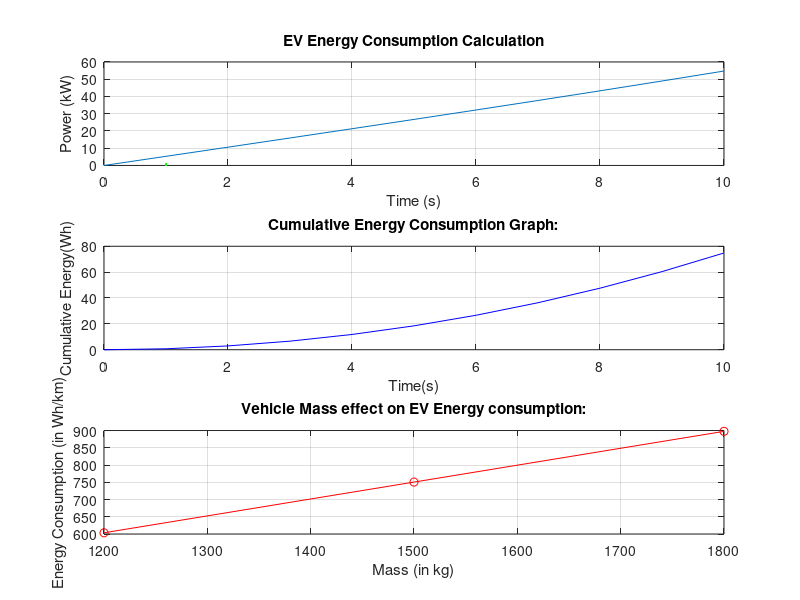
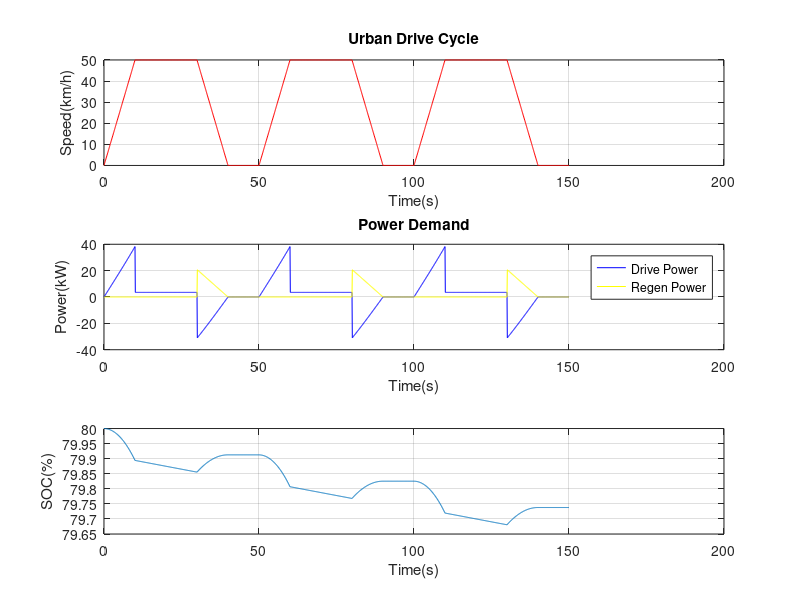

These charts were generated, in order, by the following MATLAB code:
clc;       %clears command window
clear;     %clears workspace variables
close all; %closes all figures

%% PART ONE:

%% Vehicle Parameters
m = 1800;   %Vehicle mass in kg
g = 9.81;   %Gravity in m/s^2
Crr = 0.01; %Rolling resistance coefficient
rho = 1.225;%Air density in kg/m^3
Cd = 0.29;  %Drag coefficient
A = 2.2;    %Frontal area in m^2

%% Time Settings
t = 0:1:10; %time in seconds from 0 to 10 (step=1s) | vector creation

%MATLAB loves vectors

%% Speed Profile
v_kmph = linspace(0,60,length(t));  %Speed in kmph
v = v_kmph / 3.6;                   %Velocity in m/s (3.6 = conversion from kmph to m/s)

%% Compute Acceleration (Numerical Method)
% a = dv/dt;

dt = t(2) - t(1);   %Time step
a = diff(v)/dt;     %diff() is numerical differentiation. Also diff() reduces the vector length 

% When using numerical differentiation in MATLAB, acceleration must be divided by the time step to preserve physical correctness.
% Reducing the acceleration time increases vehicle acceleration, which increases tractive force demand. Since power is the product of force and velocity, the peak power requirement increases significantly for shorter acceleration times.
a(end+1) = a(end);  %Fixes the reducing vector length prob with this code line

%% Compute all Forces (Vectorized)
Frr = m*g*Crr;                %Rolling resistance force (constant)
Faero = 0.5*rho*Cd*A.*v.^2;   %Aerodynamic force (vector)
Facc = m.*a;                  %Acceleration (Inertial) Force

%**Note**: .* is element-wise multiplication and .^ is element-wise square 

%% Power Calculation
Ftotal = Frr+Faero+Facc;   %Total tractive force
P = Ftotal.*v;             %Power Demand (W)

%% Graph Plot between Time(s) and Power(kW)
figure;
subplot(3,1,1);
plot(t, P/1000, LineWidth=0.5,Color="g");
xlabel('Time (s)');
ylabel('Power (kW)');
title('EV Energy Consumption Calculation');
grid on;
hold on;

%% PART TWO:

%% Energy Calculation (1Wh = 3600J)
E_J = trapz(t, P);    %Energy in Joules; Trapezoidal numerical integration of Time and Power data
E_Wh = E_J/3600;      %Conversion of Energy from Joules to Watt-hour

%% Distance Calculation
dist_m = trapz(t, v);    %Distance in m
dist_km = dist_m / 1000; %Distance converted from m to km

%% Energy Consumption
E_Wh_per_km = E_Wh/dist_km; %Energy consumption in Wh/km


%% Energy vs Time Plot
E_ce = cumtrapz(t, P)/3600;    %Cumulative energy calculation using cumulative trapezoidal numerical integration

subplot(3,1,2)
plot(t, E_ce, 'LineWidth',0.5,'Color','b');
xlabel('Time(s)');
ylabel('Cumulative Energy(Wh)');
title('Cumulative Energy Consumption Graph:');
grid on;
hold on;

%% PART THREE:

%% Parameteric Sensitivity Analysis
mass_arr = [1200, 1500, 1800];                   %Masses in kg

%Never grow arrays inside the loop, preallocate it.
%Hence:

E_Wh_per_km_arr = zeros(length(mass_arr),1);     %zeros(length(x),n) has been used to make the code run faster, as the zeros means that it preallocate the zeros initially to estimate the required space for the values.


%% Loop Over Mass Values
for i = 1:length(mass_arr)         

    m = mass_arr(i);               %Updating the mass values (in kg)

    %Forces
    Frr = m*g*Crr;               
    Faero = 0.5*rho*Cd*A.*v.^2;   
    Facc = m.*a;
    Ftotal = Frr+Faero+Facc;

    %Power Calculation
    P = Ftotal.*v;

    %Energy Consumption in Joules
    E_Wh = trapz(t, P)/3600;

    %Distance Travelled in kms
    dist_km = trapz(t, v)/1000;

    %Energy Consumption in Wh/km
    E_Wh_per_km_arr(i) = E_Wh/dist_km;
end

%% Plotting the Sensitivity

subplot(3,1,3);
plot(mass_arr, E_Wh_per_km_arr, '-o', 'LineWidth',0.5,'Color','r');
xlabel('Mass (in kg)');
ylabel('Energy Consumption (in Wh/km)');
title('Vehicle Mass effect on EV Energy consumption:');
grid on;

%% Definfing the Urban-Drive Cycle
dt = 0.1;                                   %Time step in s
t = 0:dt:150;                               %Time from 0 to 150s with dt amount of time step
v = zeros(size(t));                         %Velocity with preallocation

for i=1:length(t)
    tau = mod(t(i),50);                     %mod is used to reset the time after every end of the drive cycle (50s)

    if tau <= 10                            %Acceleration Phase
        v(i) = (50/3.6)*(tau/10);           %Velocity time relation or linear acceleration (v=vmax*(current time/total accel time))
                                            %(50/3.6) is to convert from km/h to m/s and (tau/10) is to normalized the time 0 to 1
    elseif tau <= 30                        %Cruising Phase
        v(i) = (50/3.6);
    elseif tau <= 40                        %Deceleration Phase
        v(i) = (50/3.6)*(1-(tau-30)/10);    %(tau-30): time since braking started
                                            %Divided by 10 to normalize the braking time
                                            %1-(.....): speed reduces from 1 to 0
    else 
        v(i) = 0;                           %Vehicle stops
    end

end

%% Acceleration, Forces and Power
a = [0 diff(v)/dt];

Frr = m*g*Crr;
Faero = 0.5*rho*Cd*A.*v.^2;
Facc = m.*a;

Ftotal = Frr+Faero+Facc;

P = Ftotal.*v;               %Mechanical Power (W)

E_Wh = trapz(t, P)/3600;

dist_km = trapz(t, v)/1000;

E_Wh_per_km_arr(i) = E_Wh/dist_km;

%% Urban Drive Cycle & Power Demand Graph Plots:
figure;

subplot(3,1,1)
plot(t, v*3.6, 'Color','r');
xlabel('Time(s)');
ylabel('Speed(km/h)');
title('Urban Drive Cycle');
grid on;
hold on;

%% PART FIVE:

%% Regenerative Braking Efficiency
regen_eff = 0.6; % 60% regen efficiency
P_regen_max = 30000; %30kW max regen Power

%% Core Logic of Regen Power Model
P_regen = zeros(size(P));

for i = 1:length(P)
    if a(i) < 0                                  % Deceleration only; Changed the Regen Physics logic from if P(i) < 0 to if a(i) < 0, because to ensure the regen physics the condition should be, **if accel is less than 0 or in negaitve which shows braking. This is more precise than previous to get precise results of SOC after regen.**
        P_inertia = m * a(i) * v(i);             % Inertial braking power

        if P_inertia < 0
            P_regen(i) = min(abs(P_inertia) * regen_eff, P_regen_max);
        end
    end
end
P_drive = P;                                                        %Assuming the values of P are 0 if they are less than 0
P_drive(P_drive < 0) = 0;


%% Battery Model: SOC Tracking
Batt_capacity = 50000;                      %50kWh
SOC = zeros(size(t));
SOC(1) = 0.8;                               % 80% initial SOC

for i = 2:length(t)
    E_drive = P_drive(i)*dt/3600;                 %Energy = Power x Time
    E_regen = P_regen(i)*dt/3600;           

    SOC(i) = SOC(i-1)...                    %States previous battery state, it starts from where the battery was in the last step
        -E_drive / Batt_capacity...         %This converts the energy used to the fraction of battery, reduces SOC
        +E_regen / Batt_capacity;         %This converts the recoverd energy and adds back to the battery, SOC increases
end


subplot(3,1,2);
plot(t, P/1000, 'Color','b');
hold on;
plot(t,P_regen/1000, 'Color','y');
xlabel('Time(s)');
ylabel('Power(kW)');
legend('Drive Power', 'Regen Power');
title('Power Demand');
grid on;
hold on;


subplot(3,1,3);
plot(t, SOC*100);
xlabel('Time(s)');
ylabel('SOC(%)');
grid on;

%% Displaying all the required results:

fprintf('\n===== FINAL NUMERICAL RESULTS =====\n');

fprintf('1. Total Energy Consumed (Urban Cycle): %.2f Wh\n', E_Wh);
fprintf('2. Total Distance Travelled (Urban Cycle): %.3f km\n', dist_km);
fprintf('3. Specific Energy Consumption: %.2f Wh/km\n', E_Wh/dist_km);

fprintf('4. Maximum Drive Power Demand: %.2f kW\n', max(P)/1000);
fprintf('5. Maximum Braking Power (Mechanical): %.2f kW\n', min(P)/1000);

fprintf('6. Maximum Available Regen Power (before cap): %.2f W\n', ...
        max(abs(P(P<0)) * regen_eff));

fprintf('7. Maximum Regen Power Limit: %.2f W\n', P_regen_max);

fprintf('8. Initial Battery SOC: %.2f %%\n', SOC(1)*100);
fprintf('9. Final Battery SOC: %.2f %%\n', SOC(end)*100);

fprintf('10. Net SOC Change: %.4f %%\n', (SOC(end)-SOC(1))*100);
fprintf('==================================\n');

%% Correct Regen Energy & Regen Percentage Calculation

% Total regenerated electrical energy (Wh)
E_regen_total = trapz(t, P_regen) / 3600;

% Total mechanical braking energy available (Wh)
E_brake_mech = trapz(t, abs(min(P,0))) / 3600;

% Regeneration effectiveness (% of braking energy recovered)
regen_percentage = (E_regen_total / E_brake_mech) * 100;

fprintf('Total Regenerated Energy: %.2f Wh\n', E_regen_total);
fprintf('Regeneration Percentage: %.2f %%\n', regen_percentage);
